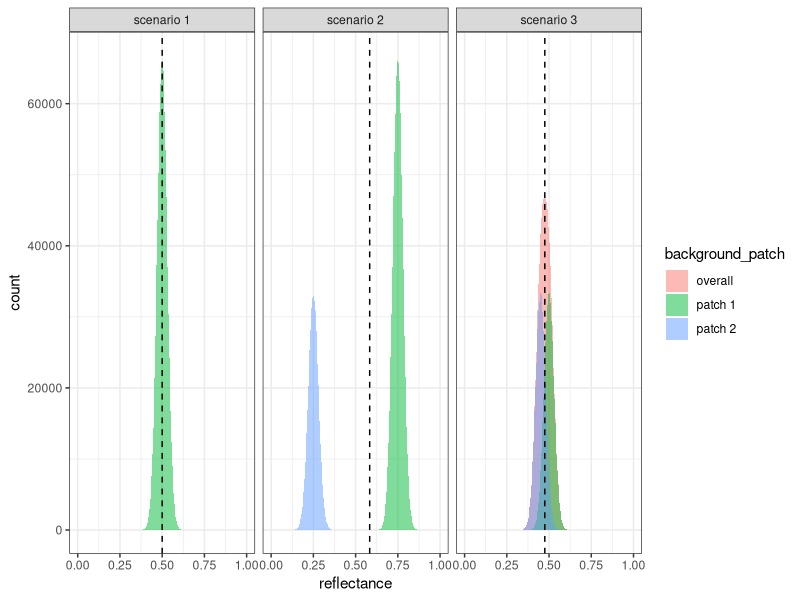

This chart was generated by the following R code:
# https://web.stanford.edu/class/bios221/labs/simulation/Lab_3_simulation.html
library(tidyverse)

scen1 <- rnorm(2000000, 0.5,.03)
scen1 <- data.frame(reflectance = scen1,
                    background_patch = rep("patch 1", 2e6),
                    scenario = "scenario 1")

patch1=rnorm(2000000, 0.75,.03)
patch2=rnorm(1000000, 0.25, .03)
scen2 <- data.frame(reflectance=c(patch1, patch2),
           background_patch=rep(c("patch 1", "patch 2"),
                      c(2e6, 1e6),),
           scenario = "scenario 2")

patch1=rnorm(1000000, 0.5,.03)
patch2=rnorm(1000000, 0.45, .03)
overall = c(patch1, patch2)
scen3 <- data.frame(reflectance=c(overall, patch1, patch2),
                    background_patch=rep(c("overall", "patch 1", "patch 2"),
                                         c(2e6, 1e6, 1e6)),
                    scenario = "scenario 3")

scenarios <- rbind(scen1, scen2, scen3) 
scen_means <- scenarios %>%
  filter(background_patch != "overall") %>%
  group_by(scenario) %>% summarise(mean = mean(reflectance))


png("output\\intro-bgMatching-scenarios.png", type = 'cairo', units = 'mm',
    width = 200, height = 100, res = 300)
ggplot(scenarios,aes(x=reflectance))+ 
  stat_bin(aes(fill = background_patch),
           position="identity",
           binwidth=0.0025, alpha=0.5)+
  xlim(c(0,1))+
  geom_vline(data = scen_means,aes(xintercept = mean), linetype = 2)+
  facet_grid(~scenario)+
  theme_bw()
dev.off()

